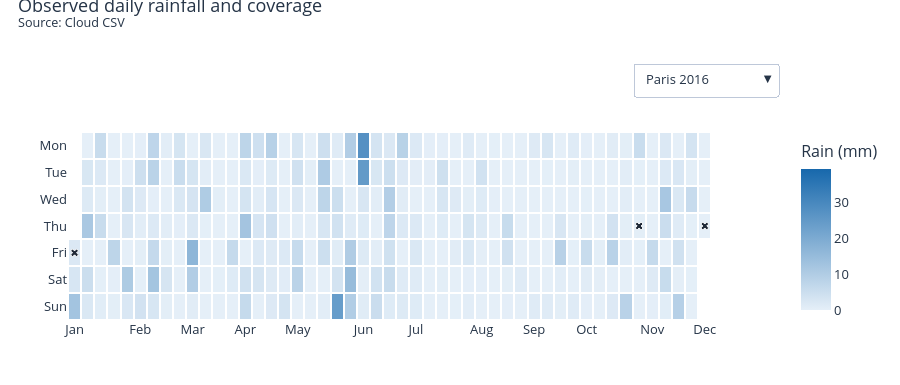

Notebook code for this chart:
### Markdown cell above
### 3. Rainfall calendar heatmap

Select a city and year to see daily precipitation summed over observed hours. An **×** marks a partial day with 1–23 observed hourly amounts. Gray marks a day with no observed amounts within the city's data span. Blank cells fall outside that span or calendar year. Coverage uses 24 recorded hourly slots per day and includes any gaps at the start or end of the city's first and last dates.

### Code cell
calendar_days = []
for city, city_hours in hours.groupby('city', sort=False):
    daily = city_hours.groupby(city_hours.timestamp.dt.normalize()).rain_mm.agg(
        observed_hours='count', observed_mm=lambda values: values.sum(min_count=1),
    )
    daily = daily.reindex(pd.date_range(daily.index.min(), daily.index.max(), name='day'))
    daily['observed_hours'] = daily.observed_hours.fillna(0).astype(int)
    daily['city'] = city
    calendar_days.append(daily.reset_index())

fig_calendar = go.Figure()
calendar_groups = {}
calendar_axes = {}
weekdays = ['Mon', 'Tue', 'Wed', 'Thu', 'Fri', 'Sat', 'Sun']
if calendar_days:
    calendar_days = pd.concat(calendar_days, ignore_index=True)
    rainfall_max = calendar_days.observed_mm.max()
    rainfall_max = max(1, rainfall_max) if pd.notna(rainfall_max) else 1
    for (city, year), days in calendar_days.groupby(
        ['city', calendar_days.day.dt.year], sort=False
    ):
        first = len(fig_calendar.data)
        label = f'{NAMES[city]} {year}'
        january = pd.Timestamp(year=int(year), month=1, day=1)
        month_starts = pd.date_range(january, periods=12, freq='MS')
        calendar_axes[label] = {'xaxis.tickvals': (
            (month_starts.dayofyear - 1 + january.dayofweek) // 7
        ).tolist()}
        days = days.assign(
            week=((days.day - january).dt.days + january.dayofweek) // 7,
            weekday=days.day.dt.dayofweek,
        )
        grid_dates = days.pivot(index='weekday', columns='week', values='day').reindex(
            index=range(7), columns=range(54)
        )
        grid_rain = days.pivot(index='weekday', columns='week', values='observed_mm').reindex_like(grid_dates)
        grid_count = days.pivot(index='weekday', columns='week', values='observed_hours').reindex_like(grid_dates)
        date_labels = grid_dates.to_numpy(dtype='datetime64[D]').astype(str)
        heatmap_grid = dict(x=list(range(54)), y=weekdays, text=date_labels,
                            xgap=2, ygap=2, hoverongaps=False, name=label)
        fig_calendar.add_trace(go.Heatmap(
            **heatmap_grid, z=grid_rain.round(3), customdata=grid_count,
            coloraxis='coloraxis',
            hovertemplate='%{text}<br>Observed rain %{z:.2f} mm<br>Hours observed %{customdata}/24<extra>%{fullData.name}</extra>',
        ))
        fig_calendar.add_trace(go.Heatmap(
            **heatmap_grid, z=grid_count.where(grid_count.eq(0)), zmin=0, zmax=1,
            colorscale=[[0, '#aab2bd'], [1, '#aab2bd']], showscale=False,
            hovertemplate='%{text}<br>No observed rainfall amounts (0/24 hours)<extra>%{fullData.name}</extra>',
        ))
        partial = days.loc[days.observed_hours.between(1, 23)]
        fig_calendar.add_trace(go.Scatter(
            x=partial.week, y=partial.weekday.map(dict(enumerate(weekdays))),
            mode='markers', marker=dict(symbol='x', size=7, color='#1f2937',
                                        line=dict(color='white', width=1)),
            hoverinfo='skip', showlegend=False,
        ))
        calendar_groups[label] = list(range(first, len(fig_calendar.data)))

style_notebook_plot(fig_calendar, 'Observed daily rainfall and coverage', 385)
month_labels = pd.date_range('2024-01-01', periods=12, freq='MS').strftime('%b').tolist()
fig_calendar.update_xaxes(
    tickmode='array', ticktext=month_labels, range=[-0.5, 53.5], showgrid=False, zeroline=False,
)
select_notebook_plot_group(fig_calendar, calendar_groups,
                           next(iter(calendar_groups), None), calendar_axes)
fig_calendar.update_yaxes(
    categoryorder='array', categoryarray=weekdays, autorange='reversed', showgrid=False,
)
if calendar_groups:
    fig_calendar.update_layout(coloraxis=dict(
        cmin=0, cmax=rainfall_max, colorscale=[[0, '#e5eff8'], [1, '#1768ac']],
        colorbar=dict(title='Rain (mm)'),
    ))
fig_calendar.show()

### Figure 1 — Plotly figure (JSON) as saved in the notebook; plotly's stock layout.template omitted (floating-point values rounded to 4 significant figures; data arrays with more than 128 entries replaced by an {"elided": "..."} marker saying what was removed)
{"data": [{"coloraxis": "coloraxis", "customdata": {"elided": "7x54 float values"}, "hoverongaps": false, "hovertemplate": "%{text}<br>Observed rain %{z:.2f} mm<br>Hours observed %{customdata}/24<extra>%{fullData.name}</extra>", "name": "Paris 2016", "text": {"elided": "7x54 str values"}, "type": "heatmap", "visible": true, "x": [0, 1, 2, 3, 4, 5, 6, 7, 8, 9, 10, 11, 12, 13, 14, 15, 16, 17, 18, 19, 20, 21, 22, 23, 24, 25, 26, 27, 28, 29, 30, 31, 32, 33, 34, 35, 36, 37, 38, 39, 40, 41, 42, 43, 44, 45, 46, 47, 48, 49, 50, 51, 52, 53], "xgap": 2, "y": ["Mon", "Tue", "Wed", "Thu", "Fri", "Sat", "Sun"], "ygap": 2, "z": {"elided": "7x54 float values"}}, {"colorscale": [[0, "#aab2bd"], [1, "#aab2bd"]], "hoverongaps": false, "hovertemplate": "%{text}<br>No observed rainfall amounts (0/24 hours)<extra>%{fullData.name}</extra>", "name": "Paris 2016", "showscale": false, "text": {"elided": "7x54 str values"}, "type": "heatmap", "visible": true, "x": [0, 1, 2, 3, 4, 5, 6, 7, 8, 9, 10, 11, 12, 13, 14, 15, 16, 17, 18, 19, 20, 21, 22, 23, 24, 25, 26, 27, 28, 29, 30, 31, 32, 33, 34, 35, 36, 37, 38, 39, 40, 41, 42, 43, 44, 45, 46, 47, 48, 49, 50, 51, 52, 53], "xgap": 2, "y": ["Mon", "Tue", "Wed", "Thu", "Fri", "Sat", "Sun"], "ygap": 2, "z": {"elided": "7x54 null values"}, "zmax": 1, "zmin": 0}, {"hoverinfo": "skip", "marker": {"color": "#1f2937", "line": {"color": "white", "width": 1}, "size": 7, "symbol": "x"}, "mode": "markers", "showlegend": false, "type": "scatter", "visible": true, "x": [0, 43, 48], "y": ["Fri", "Thu", "Thu"]}, {"coloraxis": "coloraxis", "customdata": {"elided": "7x54 float values"}, "hoverongaps": false, "hovertemplate": "%{text}<br>Observed rain %{z:.2f} mm<br>Hours observed %{customdata}/24<extra>%{fullData.name}</extra>", "name": "Luzern 2015", "text": {"elided": "7x54 str values"}, "type": "heatmap", "visible": false, "x": [0, 1, 2, 3, 4, 5, 6, 7, 8, 9, 10, 11, 12, 13, 14, 15, 16, 17, 18, 19, 20, 21, 22, 23, 24, 25, 26, 27, 28, 29, 30, 31, 32, 33, 34, 35, 36, 37, 38, 39, 40, 41, 42, 43, 44, 45, 46, 47, 48, 49, 50, 51, 52, 53], "xgap": 2, "y": ["Mon", "Tue", "Wed", "Thu", "Fri", "Sat", "Sun"], "ygap": 2, "z": {"elided": "7x54 float values"}}, {"colorscale": [[0, "#aab2bd"], [1, "#aab2bd"]], "hoverongaps": false, "hovertemplate": "%{text}<br>No observed rainfall amounts (0/24 hours)<extra>%{fullData.name}</extra>", "name": "Luzern 2015", "showscale": false, "text": {"elided": "7x54 str values"}, "type": "heatmap", "visible": false, "x": [0, 1, 2, 3, 4, 5, 6, 7, 8, 9, 10, 11, 12, 13, 14, 15, 16, 17, 18, 19, 20, 21, 22, 23, 24, 25, 26, 27, 28, 29, 30, 31, 32, 33, 34, 35, 36, 37, 38, 39, 40, 41, 42, 43, 44, 45, 46, 47, 48, 49, 50, 51, 52, 53], "xgap": 2, "y": ["Mon", "Tue", "Wed", "Thu", "Fri", "Sat", "Sun"], "ygap": 2, "z": {"elided": "7x54 null values"}, "zmax": 1, "zmin": 0}, {"hoverinfo": "skip", "marker": {"color": "#1f2937", "line": {"color": "white", "width": 1}, "size": 7, "symbol": "x"}, "mode": "markers", "showlegend": false, "type": "scatter", "visible": false, "x": [20], "y": ["Wed"]}, {"coloraxis": "coloraxis", "customdata": {"elided": "7x54 float values"}, "hoverongaps": false, "hovertemplate": "%{text}<br>Observed rain %{z:.2f} mm<br>Hours observed %{customdata}/24<extra>%{fullData.name}</extra>", "name": "Luzern 2016", "text": {"elided": "7x54 str values"}, "type": "heatmap", "visible": false, "x": [0, 1, 2, 3, 4, 5, 6, 7, 8, 9, 10, 11, 12, 13, 14, 15, 16, 17, 18, 19, 20, 21, 22, 23, 24, 25, 26, 27, 28, 29, 30, 31, 32, 33, 34, 35, 36, 37, 38, 39, 40, 41, 42, 43, 44, 45, 46, 47, 48, 49, 50, 51, 52, 53], "xgap": 2, "y": ["Mon", "Tue", "Wed", "Thu", "Fri", "Sat", "Sun"], "ygap": 2, "z": {"elided": "7x54 float values"}}, {"colorscale": [[0, "#aab2bd"], [1, "#aab2bd"]], "hoverongaps": false, "hovertemplate": "%{text}<br>No observed rainfall amounts (0/24 hours)<extra>%{fullData.name}</extra>", "name": "Luzern 2016", "showscale": false, "text": {"elided": "7x54 str values"}, "type": "heatmap", "visible": false, "x": [0, 1, 2, 3, 4, 5, 6, 7, 8, 9, 10, 11, 12, 13, 14, 15, 16, 17, 18, 19, 20, 21, 22, 23, 24, 25, 26, 27, 28, 29, 30, 31, 32, 33, 34, 35, 36, 37, 38, 39, 40, 41, 42, 43, 44, 45, 46, 47, 48, 49, 50, 51, 52, 53], "xgap": 2, "y": ["Mon", "Tue", "Wed", "Thu", "Fri", "Sat", "Sun"], "ygap": 2, "z": {"elided": "7x54 null values"}, "zmax": 1, "zmin": 0}, {"hoverinfo": "skip", "marker": {"color": "#1f2937", "line": {"color": "white", "width": 1}, "size": 7, "symbol": "x"}, "mode": "markers", "showlegend": false, "type": "scatter", "visible": false, "x": [0], "y": ["Fri"]}, {"coloraxis": "coloraxis", "customdata": {"elided": "7x54 float values"}, "hoverongaps": false, "hovertemplate": "%{text}<br>Observed rain %{z:.2f} mm<br>Hours observed %{customdata}/24<extra>%{fullData.name}</extra>", "name": "Hamburg 2016", "text": {"elided": "7x54 str values"}, "type": "heatmap", "visible": false, "x": [0, 1, 2, 3, 4, 5, 6, 7, 8, 9, 10, 11, 12, 13, 14, 15, 16, 17, 18, 19, 20, 21, 22, 23, 24, 25, 26, 27, 28, 29, 30, 31, 32, 33, 34, 35, 36, 37, 38, 39, 40, 41, 42, 43, 44, 45, 46, 47, 48, 49, 50, 51, 52, 53], "xgap": 2, "y": ["Mon", "Tue", "Wed", "Thu", "Fri", "Sat", "Sun"], "ygap": 2, "z": {"elided": "7x54 float values"}}, {"colorscale": [[0, "#aab2bd"], [1, "#aab2bd"]], "hoverongaps": false, "hovertemplate": "%{text}<br>No observed rainfall amounts (0/24 hours)<extra>%{fullData.name}</extra>", "name": "Hamburg 2016", "showscale": false, "text": {"elided": "7x54 str values"}, "type": "heatmap", "visible": false, "x": [0, 1, 2, 3, 4, 5, 6, 7, 8, 9, 10, 11, 12, 13, 14, 15, 16, 17, 18, 19, 20, 21, 22, 23, 24, 25, 26, 27, 28, 29, 30, 31, 32, 33, 34, 35, 36, 37, 38, 39, 40, 41, 42, 43, 44, 45, 46, 47, 48, 49, 50, 51, 52, 53], "xgap": 2, "y": ["Mon", "Tue", "Wed", "Thu", "Fri", "Sat", "Sun"], "ygap": 2, "z": {"elided": "7x54 null values"}, "zmax": 1, "zmin": 0}, {"hoverinfo": "skip", "marker": {"color": "#1f2937", "line": {"color": "white", "width": 1}, "size": 7, "symbol": "x"}, "mode": "markers", "showlegend": false, "type": "scatter", "visible": false, "x": [49], "y": ["Fri"]}, {"coloraxis": "coloraxis", "customdata": {"elided": "7x54 float values"}, "hoverongaps": false, "hovertemplate": "%{text}<br>Observed rain %{z:.2f} mm<br>Hours observed %{customdata}/24<extra>%{fullData.name}</extra>", "name": "Toronto 2016", "text": {"elided": "7x54 str values"}, "type": "heatmap", "visible": false, "x": [0, 1, 2, 3, 4, 5, 6, 7, 8, 9, 10, 11, 12, 13, 14, 15, 16, 17, 18, 19, 20, 21, 22, 23, 24, 25, 26, 27, 28, 29, 30, 31, 32, 33, 34, 35, 36, 37, 38, 39, 40, 41, 42, 43, 44, 45, 46, 47, 48, 49, 50, 51, 52, 53], "xgap": 2, "y": ["Mon", "Tue", "Wed", "Thu", "Fri", "Sat", "Sun"], "ygap": 2, "z": {"elided": "7x54 float values"}}, {"colorscale": [[0, "#aab2bd"], [1, "#aab2bd"]], "hoverongaps": false, "hovertemplate": "%{text}<br>No observed rainfall amounts (0/24 hours)<extra>%{fullData.name}</extra>", "name": "Toronto 2016", "showscale": false, "text": {"elided": "7x54 str values"}, "type": "heatmap", "visible": false, "x": [0, 1, 2, 3, 4, 5, 6, 7, 8, 9, 10, 11, 12, 13, 14, 15, 16, 17, 18, 19, 20, 21, 22, 23, 24, 25, 26, 27, 28, 29, 30, 31, 32, 33, 34, 35, 36, 37, 38, 39, 40, 41, 42, 43, 44, 45, 46, 47, 48, 49, 50, 51, 52, 53], "xgap": 2, "y": ["Mon", "Tue", "Wed", "Thu", "Fri", "Sat", "Sun"], "ygap": 2, "z": {"elided": "7x54 float values"}, "zmax": 1, "zmin": 0}, {"hoverinfo": "skip", "marker": {"color": "#1f2937", "line": {"color": "white", "width": 1}, "size": 7, "symbol": "x"}, "mode": "markers", "showlegend": false, "type": "scatter", "visible": false, "x": [], "y": []}, {"coloraxis": "coloraxis", "customdata": {"elided": "7x54 float values"}, "hoverongaps": false, "hovertemplate": "%{text}<br>Observed rain %{z:.2f} mm<br>Hours observed %{customdata}/24<extra>%{fullData.name}</extra>", "name": "Toronto 2017", "text": {"elided": "7x54 str values"}, "type": "heatmap", "visible": false, "x": [0, 1, 2, 3, 4, 5, 6, 7, 8, 9, 10, 11, 12, 13, 14, 15, 16, 17, 18, 19, 20, 21, 22, 23, 24, 25, 26, 27, 28, 29, 30, 31, 32, 33, 34, 35, 36, 37, 38, 39, 40, 41, 42, 43, 44, 45, 46, 47, 48, 49, 50, 51, 52, 53], "xgap": 2, "y": ["Mon", "Tue", "Wed", "Thu", "Fri", "Sat", "Sun"], "ygap": 2, "z": {"elided": "7x54 float values"}}, {"colorscale": [[0, "#aab2bd"], [1, "#aab2bd"]], "hoverongaps": false, "hovertemplate": "%{text}<br>No observed rainfall amounts (0/24 hours)<extra>%{fullData.name}</extra>", "name": "Toronto 2017", "showscale": false, "text": {"elided": "7x54 str values"}, "type": "heatmap", "visible": false, "x": [0, 1, 2, 3, 4, 5, 6, 7, 8, 9, 10, 11, 12, 13, 14, 15, 16, 17, 18, 19, 20, 21, 22, 23, 24, 25, 26, 27, 28, 29, 30, 31, 32, 33, 34, 35, 36, 37, 38, 39, 40, 41, 42, 43, 44, 45, 46, 47, 48, 49, 50, 51, 52, 53], "xgap": 2, "y": ["Mon", "Tue", "Wed", "Thu", "Fri", "Sat", "Sun"], "ygap": 2, "z": {"elided": "7x54 null values"}, "zmax": 1, "zmin": 0}, {"hoverinfo": "skip", "marker": {"color": "#1f2937", "line": {"color": "white", "width": 1}, "size": 7, "symbol": "x"}, "mode": "markers", "showlegend": false, "type": "scatter", "visible": false, "x": [], "y": []}, {"coloraxis": "coloraxis", "customdata": {"elided": "7x54 float values"}, "hoverongaps": false, "hovertemplate": "%{text}<br>Observed rain %{z:.2f} mm<br>Hours observed %{customdata}/24<extra>%{fullData.name}</extra>", "name": "Essen 2017", "text": {"elided": "7x54 str values"}, "type": "heatmap", "visible": false, "x": [0, 1, 2, 3, 4, 5, 6, 7, 8, 9, 10, 11, 12, 13, 14, 15, 16, 17, 18, 19, 20, 21, 22, 23, 24, 25, 26, 27, 28, 29, 30, 31, 32, 33, 34, 35, 36, 37, 38, 39, 40, 41, 42, 43, 44, 45, 46, 47, 48, 49, 50, 51, 52, 53], "xgap": 2, "y": ["Mon", "Tue", "Wed", "Thu", "Fri", "Sat", "Sun"], "ygap": 2, "z": {"elided": "7x54 float values"}}, {"colorscale": [[0, "#aab2bd"], [1, "#aab2bd"]], "hoverongaps": false, "hovertemplate": "%{text}<br>No observed rainfall amounts (0/24 hours)<extra>%{fullData.name}</extra>", "name": "Essen 2017", "showscale": false, "text": {"elided": "7x54 str values"}, "type": "heatmap", "visible": false, "x": [0, 1, 2, 3, 4, 5, 6, 7, 8, 9, 10, 11, 12, 13, 14, 15, 16, 17, 18, 19, 20, 21, 22, 23, 24, 25, 26, 27, 28, 29, 30, 31, 32, 33, 34, 35, 36, 37, 38, 39, 40, 41, 42, 43, 44, 45, 46, 47, 48, 49, 50, 51, 52, 53], "xgap": 2, "y": ["Mon", "Tue", "Wed", "Thu", "Fri", "Sat", "Sun"], "ygap": 2, "z": {"elided": "7x54 float values"}, "zmax": 1, "zmin": 0}, {"hoverinfo": "skip", "marker": {"color": "#1f2937", "line": {"color": "white", "width": 1}, "size": 7, "symbol": "x"}, "mode": "markers", "showlegend": false, "type": "scatter", "visible": false, "x": [13, 36, 36, 38, 39], "y": ["Mon", "Wed", "Thu", "Sun", "Mon"]}, {"coloraxis": "coloraxis", "customdata": {"elided": "7x54 float values"}, "hoverongaps": false, "hovertemplate": "%{text}<br>Observed rain %{z:.2f} mm<br>Hours observed %{customdata}/24<extra>%{fullData.name}</extra>", "name": "Innsbruck 2017", "text": {"elided": "7x54 str values"}, "type": "heatmap", "visible": false, "x": [0, 1, 2, 3, 4, 5, 6, 7, 8, 9, 10, 11, 12, 13, 14, 15, 16, 17, 18, 19, 20, 21, 22, 23, 24, 25, 26, 27, 28, 29, 30, 31, 32, 33, 34, 35, 36, 37, 38, 39, 40, 41, 42, 43, 44, 45, 46, 47, 48, 49, 50, 51, 52, 53], "xgap": 2, "y": ["Mon", "Tue", "Wed", "Thu", "Fri", "Sat", "Sun"], "ygap": 2, "z": {"elided": "7x54 float values"}}, {"colorscale": [[0, "#aab2bd"], [1, "#aab2bd"]], "hoverongaps": false, "hovertemplate": "%{text}<br>No observed rainfall amounts (0/24 hours)<extra>%{fullData.name}</extra>", "name": "Innsbruck 2017", "showscale": false, "text": {"elided": "7x54 str values"}, "type": "heatmap", "visible": false, "x": [0, 1, 2, 3, 4, 5, 6, 7, 8, 9, 10, 11, 12, 13, 14, 15, 16, 17, 18, 19, 20, 21, 22, 23, 24, 25, 26, 27, 28, 29, 30, 31, 32, 33, 34, 35, 36, 37, 38, 39, 40, 41, 42, 43, 44, 45, 46, 47, 48, 49, 50, 51, 52, 53], "xgap": 2, "y": ["Mon", "Tue", "Wed", "Thu", "Fri", "Sat", "Sun"], "ygap": 2, "z": {"elided": "7x54 null values"}, "zmax": 1, "zmin": 0}, {"hoverinfo": "skip", "marker": {"color": "#1f2937", "line": {"color": "white", "width": 1}, "size": 7, "symbol": "x"}, "mode": "markers", "showlegend": false, "type": "scatter", "visible": false, "x": [], "y": []}, {"coloraxis": "coloraxis", "customdata": {"elided": "7x54 float values"}, "hoverongaps": false, "hovertemplate": "%{text}<br>Observed rain %{z:.2f} mm<br>Hours observed %{customdata}/24<extra>%{fullData.name}</extra>", "name": "Darmstadt 2015", "text": {"elided": "7x54 str values"}, "type": "heatmap", "visible": false, "x": [0, 1, 2, 3, 4, 5, 6, 7, 8, 9, 10, 11, 12, 13, 14, 15, 16, 17, 18, 19, 20, 21, 22, 23, 24, 25, 26, 27, 28, 29, 30, 31, 32, 33, 34, 35, 36, 37, 38, 39, 40, 41, 42, 43, 44, 45, 46, 47, 48, 49, 50, 51, 52, 53], "xgap": 2, "y": ["Mon", "Tue", "Wed", "Thu", "Fri", "Sat", "Sun"], "ygap": 2, "z": {"elided": "7x54 float values"}}, {"colorscale": [[0, "#aab2bd"], [1, "#aab2bd"]], "hoverongaps": false, "hovertemplate": "%{text}<br>No observed rainfall amounts (0/24 hours)<extra>%{fullData.name}</extra>", "name": "Darmstadt 2015", "showscale": false, "text": {"elided": "7x54 str values"}, "type": "heatmap", "visible": false, "x": [0, 1, 2, 3, 4, 5, 6, 7, 8, 9, 10, 11, 12, 13, 14, 15, 16, 17, 18, 19, 20, 21, 22, 23, 24, 25, 26, 27, 28, 29, 30, 31, 32, 33, 34, 35, 36, 37, 38, 39, 40, 41, 42, 43, 44, 45, 46, 47, 48, 49, 50, 51, 52, 53], "xgap": 2, "y": ["Mon", "Tue", "Wed", "Thu", "Fri", "Sat", "Sun"], "ygap": 2, "z": {"elided": "7x54 float values"}, "zmax": 1, "zmin": 0}, {"hoverinfo": "skip", "marker": {"color": "#1f2937", "line": {"color": "white", "width": 1}, "size": 7, "symbol": "x"}, "mode": "markers", "showlegend": false, "type": "scatter", "visible": false, "x": [39, 39, 40, 40], "y": ["Tue", "Wed", "Mon", "Tue"]}, {"coloraxis": "coloraxis", "customdata": {"elided": "7x54 float values"}, "hoverongaps": false, "hovertemplate": "%{text}<br>Observed rain %{z:.2f} mm<br>Hours observed %{customdata}/24<extra>%{fullData.name}</extra>", "name": "Darmstadt 2016", "text": {"elided": "7x54 str values"}, "type": "heatmap", "visible": false, "x": [0, 1, 2, 3, 4, 5, 6, 7, 8, 9, 10, 11, 12, 13, 14, 15, 16, 17, 18, 19, 20, 21, 22, 23, 24, 25, 26, 27, 28, 29, 30, 31, 32, 33, 34, 35, 36, 37, 38, 39, 40, 41, 42, 43, 44, 45, 46, 47, 48, 49, 50, 51, 52, 53], "xgap": 2, "y": ["Mon", "Tue", "Wed", "Thu", "Fri", "Sat", "Sun"], "ygap": 2, "z": {"elided": "7x54 float values"}}, {"colorscale": [[0, "#aab2bd"], [1, "#aab2bd"]], "hoverongaps": false, "hovertemplate": "%{text}<br>No observed rainfall amounts (0/24 hours)<extra>%{fullData.name}</extra>", "name": "Darmstadt 2016", "showscale": false, "text": {"elided": "7x54 str values"}, "type": "heatmap", "visible": false, "x": [0, 1, 2, 3, 4, 5, 6, 7, 8, 9, 10, 11, 12, 13, 14, 15, 16, 17, 18, 19, 20, 21, 22, 23, 24, 25, 26, 27, 28, 29, 30, 31, 32, 33, 34, 35, 36, 37, 38, 39, 40, 41, 42, 43, 44, 45, 46, 47, 48, 49, 50, 51, 52, 53], "xgap": 2, "y": ["Mon", "Tue", "Wed", "Thu", "Fri", "Sat", "Sun"], "ygap": 2, "z": {"elided": "7x54 float values"}, "zmax": 1, "zmin": 0}, {"hoverinfo": "skip", "marker": {"color": "#1f2937", "line": {"color": "white", "width": 1}, "size": 7, "symbol": "x"}, "mode": "markers", "showlegend": false, "type": "scatter", "visible": false, "x": [], "y": []}, {"coloraxis": "coloraxis", "customdata": {"elided": "7x54 float values"}, "hoverongaps": false, "hovertemplate": "%{text}<br>Observed rain %{z:.2f} mm<br>Hours observed %{customdata}/24<extra>%{fullData.name}</extra>", "name": "Manchester 2017", "text": {"elided": "7x54 str values"}, "type": "heatmap", "visible": false, "x": [0, 1, 2, 3, 4, 5, 6, 7, 8, 9, 10, 11, 12, 13, 14, 15, 16, 17, 18, 19, 20, 21, 22, 23, 24, 25, 26, 27, 28, 29, 30, 31, 32, 33, 34, 35, 36, 37, 38, 39, 40, 41, 42, 43, 44, 45, 46, 47, 48, 49, 50, 51, 52, 53], "xgap": 2, "y": ["Mon", "Tue", "Wed", "Thu", "Fri", "Sat", "Sun"], "ygap": 2, "z": {"elided": "7x54 float values"}}, {"colorscale": [[0, "#aab2bd"], [1, "#aab2bd"]], "hoverongaps": false, "hovertemplate": "%{text}<br>No observed rainfall amounts (0/24 hours)<extra>%{fullData.name}</extra>", "name": "Manchester 2017", "showscale": false, "text": {"elided": "7x54 str values"}, "type": "heatmap", "visible": false, "x": [0, 1, 2, 3, 4, 5, 6, 7, 8, 9, 10, 11, 12, 13, 14, 15, 16, 17, 18, 19, 20, 21, 22, 23, 24, 25, 26, 27, 28, 29, 30, 31, 32, 33, 34, 35, 36, 37, 38, 39, 40, 41, 42, 43, 44, 45, 46, 47, 48, 49, 50, 51, 52, 53], "xgap": 2, "y": ["Mon", "Tue", "Wed", "Thu", "Fri", "Sat", "Sun"], "ygap": 2, "z": {"elided": "7x54 float values"}, "zmax": 1, "zmin": 0}, {"hoverinfo": "skip", "marker": {"color": "#1f2937", "line": {"color": "white", "width": 1}, "size": 7, "symbol": "x"}, "mode": "markers", "showlegend": false, "type": "scatter", "visible": false, "x": [36, 38, 38, 38, 39, 46, 46], "y": ["Fri", "Mon", "Wed", "Fri", "Sun", "Mon", "Sat"]}], "layout": {"coloraxis": {"cmax": 39.39, "cmin": 0, "colorbar": {"title": {"text": "Rain (mm)"}}, "colorscale": [[0, "#e5eff8"], [1, "#1768ac"]]}, "font": {"color": "#253447", "size": 13}, "height": 385, "legend": {"orientation": "h", "y": 1.02, "yanchor": "bottom"}, "margin": {"b": 65, "l": 68, "r": 35, "t": 132}, "title": {"text": "Observed daily rainfall and coverage<br><sup>Source: Cloud CSV</sup>", "x": 0.02, "y": 0.97, "yanchor": "top"}, "updatemenus": [{"active": 0, "buttons": [{"args": [{"visible": [true, true, true, false, false, false, false, false, false, false, false, false, false, false, false, false, false, false, false, false, false, false, false, false, false, false, false, false, false, false, false, false, false]}, {"xaxis.tickvals": [0, 5, 9, 13, 17, 22, 26, 31, 35, 39, 44, 48]}], "label": "Paris 2016", "method": "update"}, {"args": [{"visible": [false, false, false, true, true, true, false, false, false, false, false, false, false, false, false, false, false, false, false, false, false, false, false, false, false, false, false, false, false, false, false, false, false]}, {"xaxis.tickvals": [0, 4, 8, 13, 17, 22, 26, 30, 35, 39, 43, 48]}], "label": "Luzern 2015", "method": "update"}, {"args": [{"visible": [false, false, false, false, false, false, true, true, true, false, false, false, false, false, false, false, false, false, false, false, false, false, false, false, false, false, false, false, false, false, false, false, false]}, {"xaxis.tickvals": [0, 5, 9, 13, 17, 22, 26, 31, 35, 39, 44, 48]}], "label": "Luzern 2016", "method": "update"}, {"args": [{"visible": [false, false, false, false, false, false, false, false, false, true, true, true, false, false, false, false, false, false, false, false, false, false, false, false, false, false, false, false, false, false, false, false, false]}, {"xaxis.tickvals": [0, 5, 9, 13, 17, 22, 26, 31, 35, 39, 44, 48]}], "label": "Hamburg 2016", "method": "update"}, {"args": [{"visible": [false, false, false, false, false, false, false, false, false, false, false, false, true, true, true, false, false, false, false, false, false, false, false, false, false, false, false, false, false, false, false, false, false]}, {"xaxis.tickvals": [0, 5, 9, 13, 17, 22, 26, 31, 35, 39, 44, 48]}], "label": "Toronto 2016", "method": "update"}, {"args": [{"visible": [false, false, false, false, false, false, false, false, false, false, false, false, false, false, false, true, true, true, false, false, false, false, false, false, false, false, false, false, false, false, false, false, false]}, {"xaxis.tickvals": [0, 5, 9, 13, 18, 22, 26, 31, 35, 39, 44, 48]}], "label": "Toronto 2017", "method": "update"}, {"args": [{"visible": [false, false, false, false, false, false, false, false, false, false, false, false, false, false, false, false, false, false, true, true, true, false, false, false, false, false, false, false, false, false, false, false, false]}, {"xaxis.tickvals": [0, 5, 9, 13, 18, 22, 26, 31, 35, 39, 44, 48]}], "label": "Essen 2017", "method": "update"}, {"args": [{"visible": [false, false, false, false, false, false, false, false, false, false, false, false, false, false, false, false, false, false, false, false, false, true, true, true, false, false, false, false, false, false, false, false, false]}, {"xaxis.tickvals": [0, 5, 9, 13, 18, 22, 26, 31, 35, 39, 44, 48]}], "label": "Innsbruck 2017", "method": "update"}, {"args": [{"visible": [false, false, false, false, false, false, false, false, false, false, false, false, false, false, false, false, false, false, false, false, false, false, false, false, true, true, true, false, false, false, false, false, false]}, {"xaxis.tickvals": [0, 4, 8, 13, 17, 22, 26, 30, 35, 39, 43, 48]}], "label": "Darmstadt 2015", "method": "update"}, {"args": [{"visible": [false, false, false, false, false, false, false, false, false, false, false, false, false, false, false, false, false, false, false, false, false, false, false, false, false, false, false, true, true, true, false, false, false]}, {"xaxis.tickvals": [0, 5, 9, 13, 17, 22, 26, 31, 35, 39, 44, 48]}], "label": "Darmstadt 2016", "method": "update"}, {"args": [{"visible": [false, false, false, false, false, false, false, false, false, false, false, false, false, false, false, false, false, false, false, false, false, false, false, false, false, false, false, false, false, false, true, true, true]}, {"xaxis.tickvals": [0, 5, 9, 13, 18, 22, 26, 31, 35, 39, 44, 48]}], "label": "Manchester 2017", "method": "update"}], "x": 1, "xanchor": "right", "y": 1.19, "yanchor": "bottom"}], "xaxis": {"range": [-0.5, 53.5], "showgrid": false, "tickmode": "array", "ticktext": ["Jan", "Feb", "Mar", "Apr", "May", "Jun", "Jul", "Aug", "Sep", "Oct", "Nov", "Dec"], "tickvals": [0, 5, 9, 13, 17, 22, 26, 31, 35, 39, 44, 48], "zeroline": false}, "yaxis": {"autorange": "reversed", "categoryarray": ["Mon", "Tue", "Wed", "Thu", "Fri", "Sat", "Sun"], "categoryorder": "array", "showgrid": false}}}
